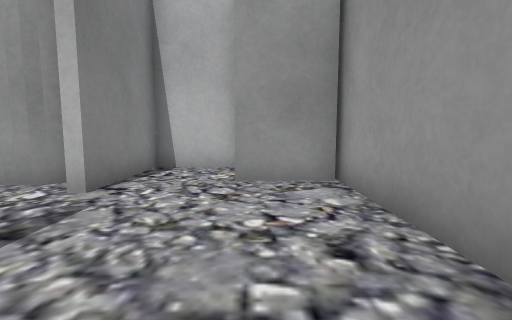
[1] (above)

19 first-person views from a walk through a robot-simulator world made for Gazebo. The camera is 0.5 m above the floor, tilts 6° down and sees 85° across. The floor is counted in squares, 0.5 m on a side. Each view is taken from the middle of a square. On the plan, view 1 faces up. The plan holds only what a view shows up to about 11 squares ahead; the rest is blank. The place goes on beyond the plan.

[2]
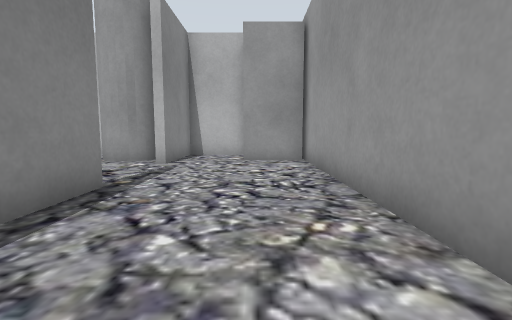

[3]
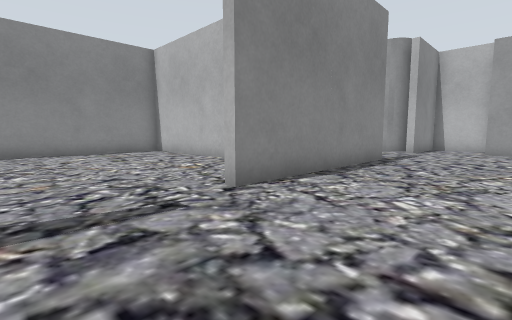

[4]
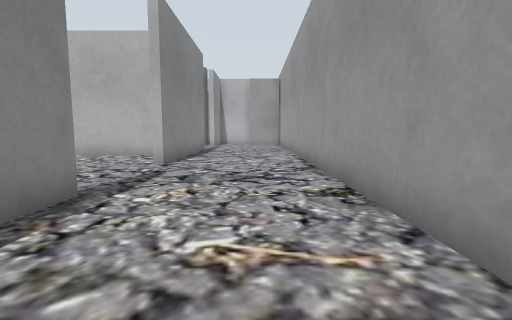

[5]
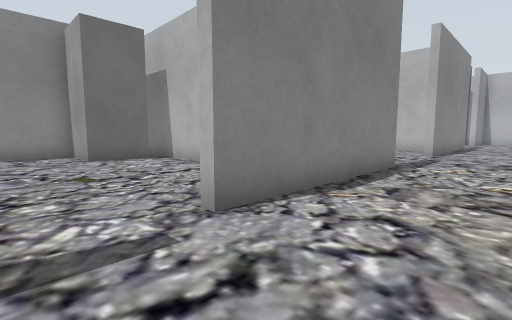

[6]
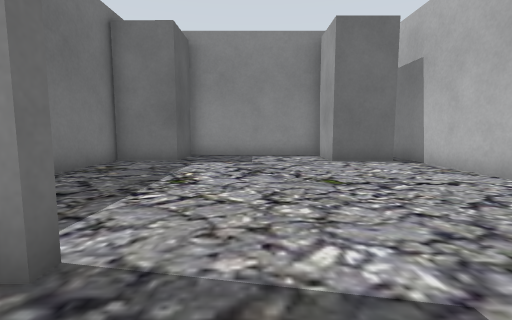

[7]
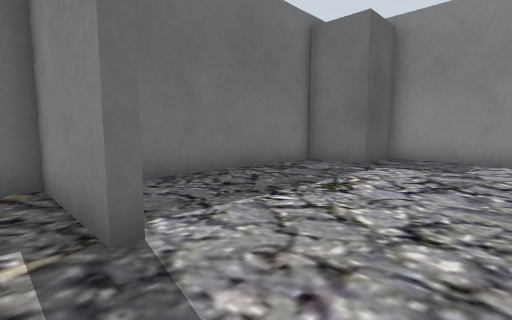

[8]
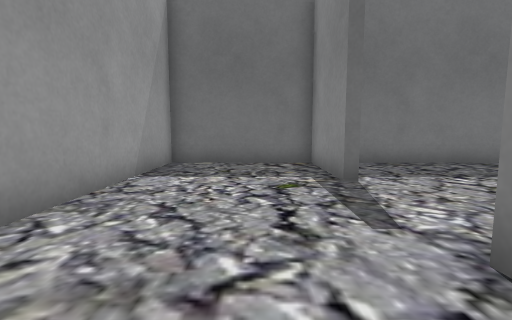

[9]
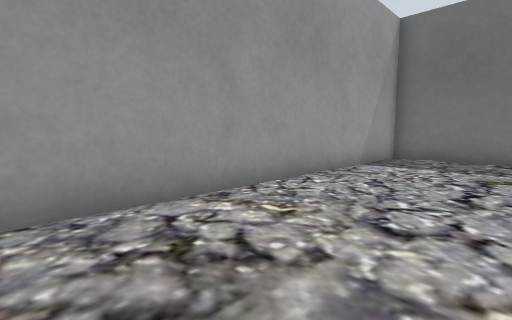

[10]
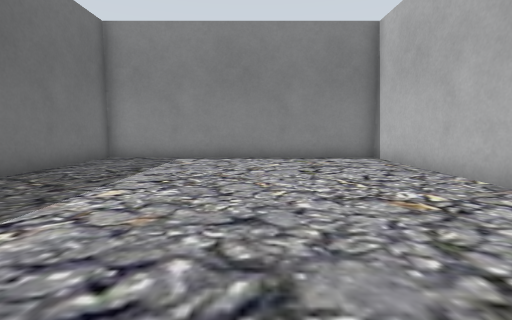

[11]
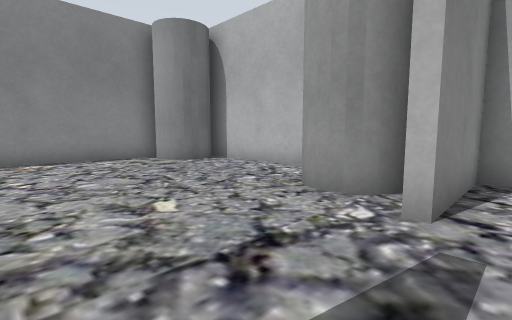

[12]
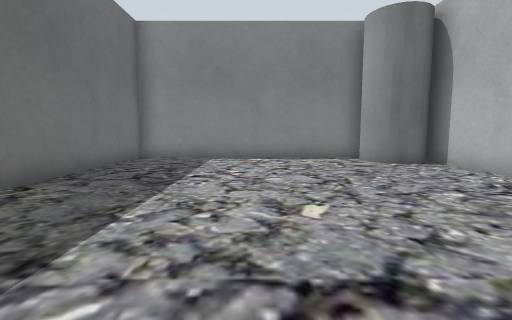

[13]
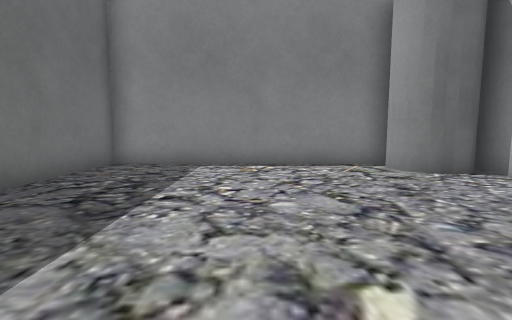

[14]
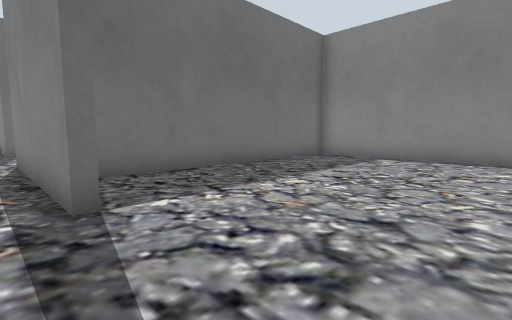

[15]
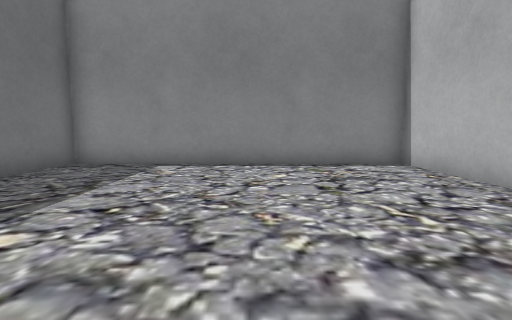

[16]
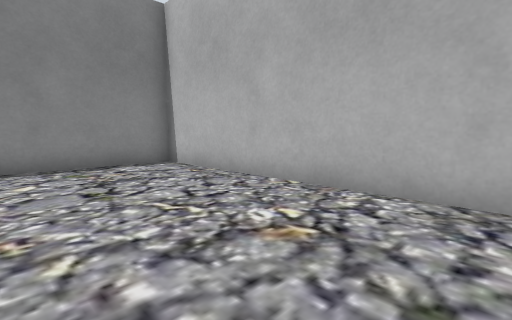

[17]
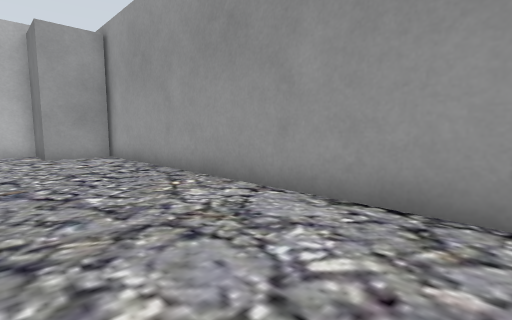

[18]
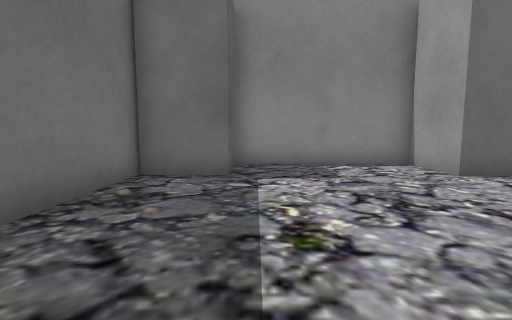

[19]
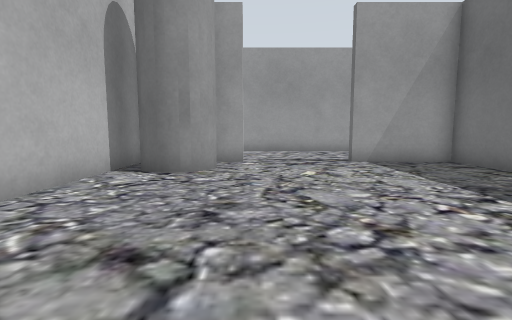

### Floor plan
Points are (right, up) in squares from view 1. A wall is a line through its corners. A room is listed if a view was taken in it or the views show most of it. See-through windows are left out.
Room 1 (views 1, 2, 3, 4, 5, 6, 7, 8, 9, 10, 11, 12, 14, 17)
walls: (-3.1, -9.8) (-2.7, -9.8) (-2.7, -16) (-3.1, -16); (-3, 0.9) (-2.7, 0.9) (-2.7, -5.8) (-3.1, -5.8); (-3.1, -19.5) (-2.7, -19.5) (-2.7, -22.7) (1.7, -22.7) (1.7, 6.1); (-0.4, 7.6) (-2.7, 7.6) (-2.7, 4.4) (-3, 4.4)
ways out: opening at (-3, 2.5) to room 2; opening at (-3, -7.5) to room 3; opening at (-3, -17.5) to room 4
objects: grey box (0, 6) to (1, 7)
Room 2 (views 13, 19)
walls: (-3, 4.4) (-3, 5.4); (-12.4, 6) (-12.4, -2.3) (-3, -2.3) (-3, 0.9); (-3.2, 7.6) (-11.2, 7.6)
ways out: opening at (-3, 2.5) to room 1
objects: grey cylinder (-12, 6) to (-11, 7); grey cylinder (-5, 5) to (-4, 7)
Room 3 (views 15, 16)
walls: (-4.1, -2.6) (-12.4, -2.6) (-12.4, -12.5) (-3.7, -12.5)
ways out: opening at (-3, -7.5) to room 1
Room 4 (view 18)
walls: (-12.4, -15.2) (-12.4, -20.7); (-10.5, -22.7) (-4.1, -22.7); (-6.6, -12.8) (-11.6, -12.8)
ways out: opening at (-3, -17.5) to room 1
objects: grey box (-12, -22) to (-10, -21); grey box (-12, -15) to (-10, -14)

Where each view was taken, in squares from view 1:
view 1: 0 up, 0 right, facing up
view 2: 4 down, 0 right, facing up
view 3: 9 down, 1 right, facing up-left
view 4: 14 down, 0 right, facing up
view 5: 18 down, 0 right, facing up-left
view 6: 18 down, 1 left, facing left
view 7: 17 down, 2 left, facing down-left
view 8: 14 down, 1 left, facing down
view 9: 12 down, 2 left, facing down-right
view 10: 7 down, 2 left, facing left
view 11: 1 up, 2 left, facing up-left
view 12: 2 up, 2 left, facing left
view 13: 2 up, 4 left, facing left
view 14: 6 down, 2 left, facing down-left
view 15: 7 down, 4 left, facing left
view 16: 7 down, 4 left, facing up-left
view 17: 6 down, 2 left, facing up-right
view 18: 20 down, 4 left, facing left
view 19: 4 up, 12 left, facing right
